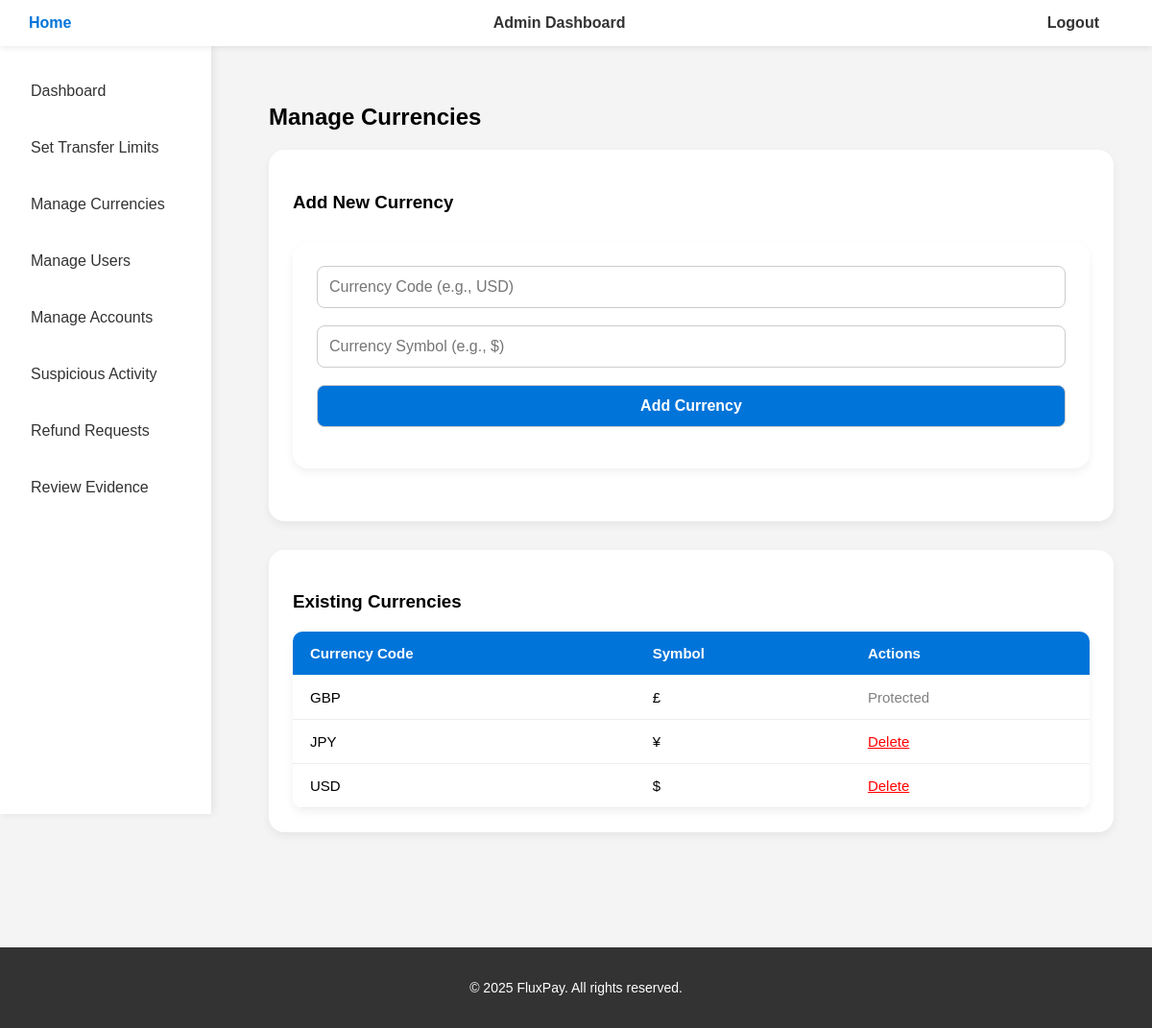
The page /php/admin_currencies.php (signed in) on the database its author committed.
### tables this page shows
CREATE TABLE Currency (
    currencyID INTEGER PRIMARY KEY AUTOINCREMENT,
    currencyCode TEXT UNIQUE NOT NULL,
    currencySymbol TEXT NOT NULL
);

### php/admin_currencies.php (the view, shortened to what this page needs)
<?php
include "../components/config.php";
$stmt = $pdo->query("SELECT * FROM Currency ORDER BY currencyCode ASC");
$currencies = $stmt->fetchAll(PDO::FETCH_ASSOC);
?>
<link rel="stylesheet" href="../css/styles.css">
<?php
include "../components/header.php";
include "../components/sidebar_admin.php";
?>
<div class="main-content">
    <h2>Manage Currencies</h2>
    <div class="card">
        <h3>Add New Currency</h3>
        <form method="POST" action="">
            <input type="text" name="currencyCode" placeholder="Currency Code (e.g., USD)" required>
            <input type="text" name="currencySymbol" placeholder="Currency Symbol (e.g., $)" required>
            <button type="submit" name="add_currency">Add Currency</button>
        </form>
    </div>
    <div class="card">
        <h3>Existing Currencies</h3>
        <table>
            <thead>
                <tr>
                    <th>Currency Code</th>
                    <th>Symbol</th>
                    <th>Actions</th>
                </tr>
            </thead>
            <tbody>
                <?php foreach ($currencies as $currency): ?>
                <tr>
                    <td><?php echo htmlspecialchars($currency['currencyCode']); ?></td>
                    <td><?php echo htmlspecialchars($currency['currencySymbol']); ?></td>
                    <td>
                        <?php if ($currency['currencyCode'] !== "GBP"): ?>
                            <a href="?delete=<?php echo htmlspecialchars($currency['currencyCode']); ?>" style="color: red;">Delete</a>
                        <?php else: ?>
                            <span style="color: gray;">Protected</span>
                        <?php endif; ?>
                    </td>
                </tr>
                <?php endforeach; ?>
            </tbody>
        </table>
    </div>
</div>
<?php include "../components/footer.php"; ?>

### css/styles.css (style rules this page uses)
*, *::before, *::after { box-sizing: border-box; transition: all 0.3s ease; }
.main-content { margin-left: 240px; padding: 40px; width: calc(100% - 240px); }
.card { background-color: white; padding: 25px; margin-bottom: 30px; border-radius: 16px; box-shadow: 0 4px 10px rgba(0,0,0,0.06); transition: transform 0.2s ease; }
form { background-color: white; padding: 25px; margin: 30px 0; border-radius: 16px; box-shadow: 0 4px 10px rgba(0,0,0,0.06); display: flex; flex-direction: column; }
form input, form select, form textarea, form button { margin-bottom: 18px; padding: 12px; font-size: 16px; border: 1px solid #ccc; border-radius: 8px; }
form button { background-color: #0074D9; color: white; font-weight: bold; cursor: pointer; font-size: 16px; }
table { width: 100%; background-color: white; border-collapse: collapse; margin-top: 20px; border-radius: 10px; overflow: hidden; box-shadow: 0 4px 10px rgba(0,0,0,0.06); }
th, td { padding: 14px 18px; text-align: left; border-bottom: 1px solid #eee; font-size: 15px; }
th { background-color: #0074D9; color: white; }

### rows shown on the page
currency: currencyCode "GBP", currencySymbol "£", shows "Protected"
currency: currencyCode "JPY", currencySymbol "¥"
currency: currencyCode "USD", currencySymbol "$"
